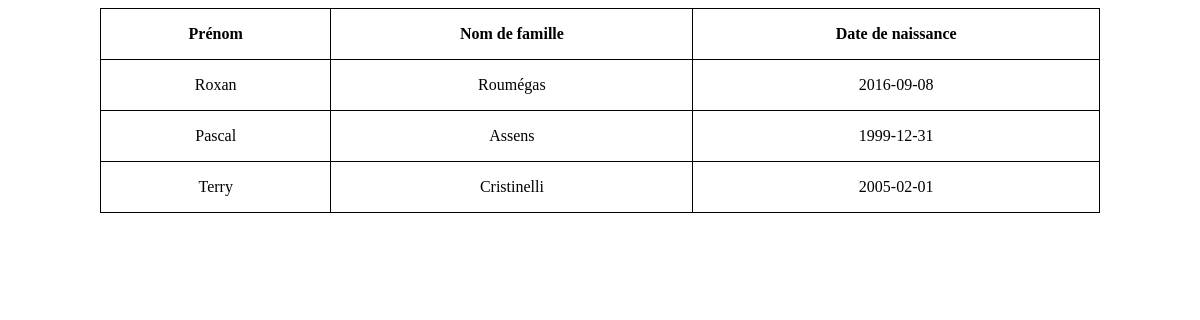
/job14/index.php, run on the app's committed database.
### tables this page shows
CREATE TABLE `etudiant` (
  `id` int(11) NOT NULL,
  `prenom` varchar(255) NOT NULL,
  `nom` varchar(255) NOT NULL,
  `naissance` date NOT NULL,
  `sexe` varchar(25) NOT NULL,
  `email` varchar(255) NOT NULL
);

### job14/index.php (the view, shortened to what this page needs)
<?php
$connexion = null;
try {
  $connexion = new PDO('mysql:host=localhost;dbname=jour05', "root", "");
} catch (PDOException $e) {
  throw $e;
}
$sql = 'select prenom, nom, naissance from etudiant where year(naissance) between "1998" and "2018";';
$request = $connexion->prepare($sql);
$request->execute();
$students = $request->fetchAll(PDO::FETCH_ASSOC);
?>
<!DOCTYPE html>
<html lang="fr">
<head>
  <link rel="stylesheet" href="./style.css">
</head>
<body>
  <table class="simple-style">
    <thead>
      <tr>
        <th>Prénom</th>
        <th>Nom de famille</th>
        <th>Date de naissance</th>
      </tr>
    </thead>
    <tbody>
      <?php foreach ($students as $student) { ?>
        <tr>
          <td><?= $student["prenom"] ?></td>
          <td><?= $student["nom"] ?></td>
          <td><?= $student["naissance"] ?></td>
        </tr>
      <?php } ?>
    </tbody>
  </table>
</body>
</html>

### job14/style.css (style rules this page uses)
.simple-style { width: 100%; max-width: 1000px; margin-inline: auto; border-collapse: collapse; }
.simple-style th, .simple-style td { padding: 1rem; border: 1px solid black; }
.simple-style td { text-align: center; }

### data on the page
etudiant: prenom "Roxan", nom "Roumégas", naissance "2016-09-08"
etudiant: prenom "Pascal", nom "Assens", naissance "1999-12-31"
etudiant: prenom "Terry", nom "Cristinelli", naissance "2005-02-01"
